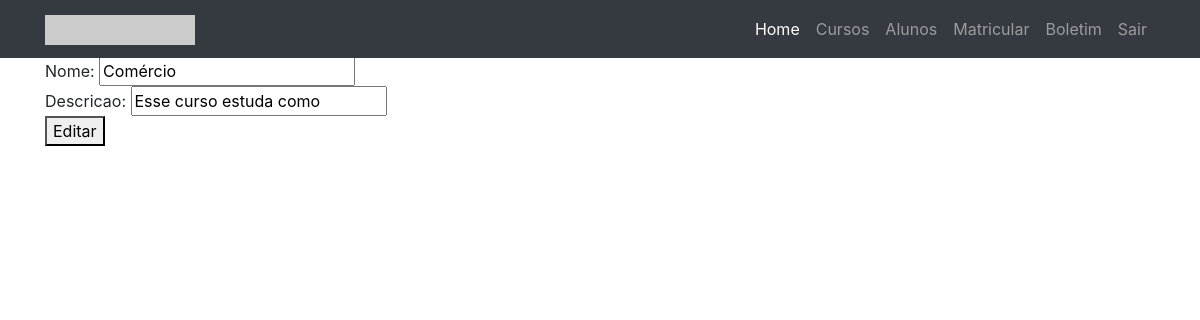
Page /exemplo_ci2018/curso/editar/3 on the earlier database version.
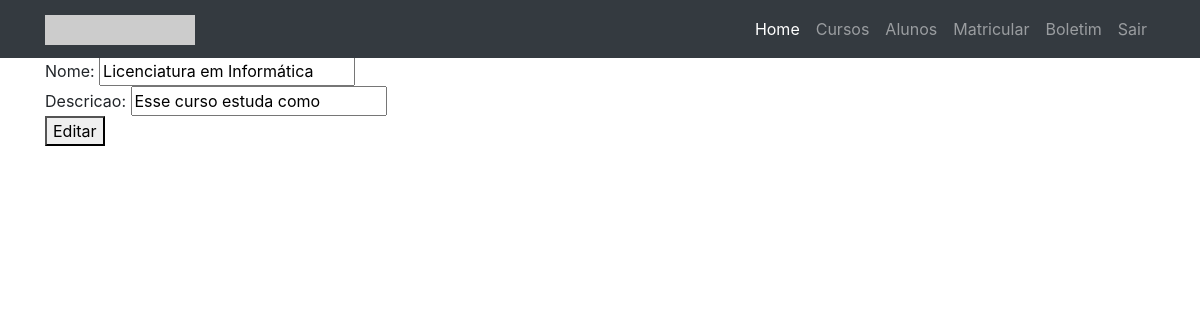
Same page on the later database version.
### tables this page shows
CREATE TABLE `curso` (
  `id` int(11) NOT NULL,
  `nome` varchar(30) NOT NULL,
  `descricao` varchar(100) NOT NULL
);

### exemplo_ci2018/application/controllers/Curso.php (called while the page is built, shortened)
<?php
class Curso extends CI_Controller {
   public function editar($id){
       $this->load->model('Curso_model');
       $dados["c"] = $this->Curso_model->recuperarUm($id);
       $this->load->view('template/cabecalho');
       $this->load->view('template/nav');
       $this->load->view('editarcurso', $dados);
       $this->load->view('template/rodape');
   }
}

### exemplo_ci2018/index.php (called while the page is built, shortened)
<?php
require_once BASEPATH.'core/CodeIgniter.php';

### exemplo_ci2018/application/models/Curso_model.php (called while the page is built, shortened)
<?php
class Curso_model extends CI_Model{
    public function recuperarUm($id){
        $this->db->where('id', $id);
        $query = $this->db->get('curso');
        return $query->row();
    }
}

### exemplo_ci2018/application/views/editarcurso.php (the view)
<form action="<?= base_url('curso/atualizar/'.$c->id)?>" method="post">
      Nome: <input type="text" name="nome" value="<?= $c->nome?>"/><br/>
      Descricao: <input type="text" name="descricao" value="<?= $c->descricao?>"/><br/>
      <button type="submit">Editar</button>
</form>

Differences in the rows shown:
changed curso "Esse curso estuda como": nome "Comércio" → "Licenciatura em Informática"
